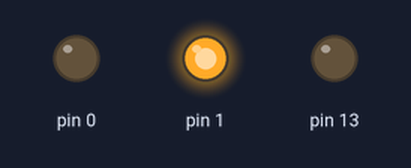
Bench run of a sketch on a simulated Arduino Uno, built with avr-gcc and run on an emulated ATmega328P. Parts: output pins drawn as LEDs (lit = HIGH).

Above: at 2.5 s.
At 7.5 s:
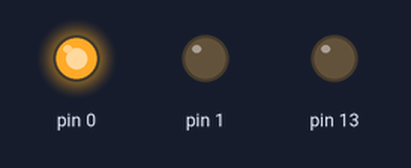
At 12.5 s:
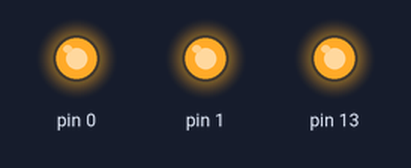
Timing chart, 0 to 19.5 s (numbered marks = the images above):
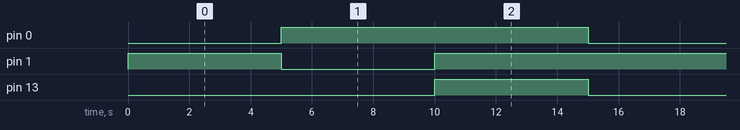

Measured:
- by itself, pin 0: alternates HIGH for 10.0 s and LOW for 5.0 s
- by itself, pin 1: repeats every 15.0 s: LOW 5.0 s, HIGH 10.0 s
- by itself, pin 13: alternates HIGH for 5.0 s and LOW for 10.0 s

The sketch:

sketch_feb28a.ino
```cpp
void setup()
{
    pinMode (0, OUTPUT);
    pinMode (1, OUTPUT);
    pinMode (13, OUTPUT);
}

void loop()
{
    digitalWrite (0,LOW);
    digitalWrite (1,HIGH);
    digitalWrite (13,LOW);
    delay (5000);

    digitalWrite (0,HIGH);
    digitalWrite (1,LOW);
    digitalWrite (13,LOW);
    delay (5000);

    digitalWrite (0,HIGH);
    digitalWrite (1,HIGH);
    digitalWrite (13,HIGH);
    delay (5000);
}
```
